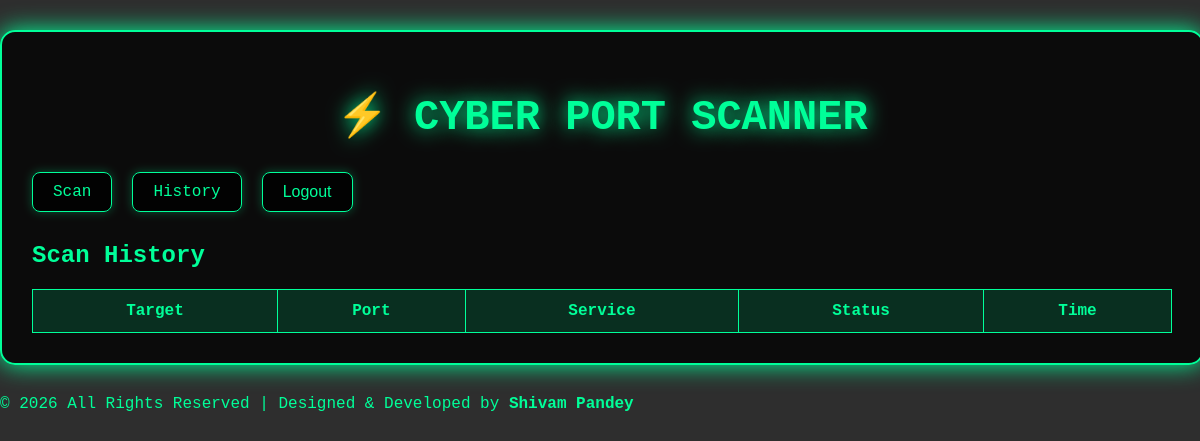
The page /history/ (signed in) on the database as committed earlier.
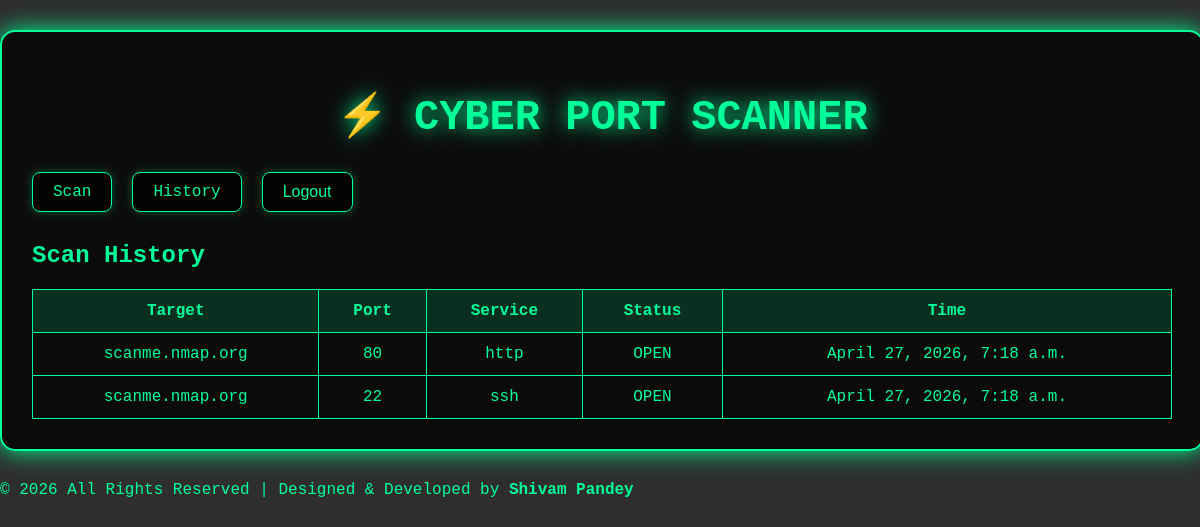
The same page on the database as committed later.
### scanner/models.py (models this page shows)
class ScanResult(models.Model):
    user = models.ForeignKey(User, on_delete=models.CASCADE)
    target = models.CharField(max_length=255)
    port = models.IntegerField()
    service = models.CharField(max_length=100)
    status = models.CharField(max_length=50)
    timestamp = models.DateTimeField(auto_now_add=True)

### scanner/views.py (the view)
# urls.py: path('history/', views.history),
@login_required
def history(request):
    scans = ScanResult.objects.filter(user=request.user).order_by('-timestamp')
    return render(request, "history.html", {"scans": scans})

### scanner/templates/history.html
{% extends "base.html" %}
{% block content %}
<h2>Scan History</h2>
<table>
<tr>
    <th>Target</th>
    <th>Port</th>
    <th>Service</th>
    <th>Status</th>
    <th>Time</th>
</tr>
{% for scan in scans %}
<tr>
    <td>{{ scan.target }}</td>
    <td>{{ scan.port }}</td>
    <td>{{ scan.service }}</td>
    <td>{{ scan.status }}</td>
    <td>{{ scan.timestamp }}</td>
</tr>
{% endfor %}
</table>
{% endblock %}

### scanner/templates/base.html (shortened to what this page needs)
{% load static %}
<!DOCTYPE html>
<html>
<head>
    <link rel="stylesheet" href="{% static 'css/style.css' %}">
</head>
<body>
<div class="terminal">
    <h1>⚡ CYBER PORT SCANNER</h1>
    <nav>
        <a href="/">Scan</a>
        <a href="/history/">History</a>
        <form method="POST" action="/logout/" style="display:inline;">
            <button type="submit">Logout</button>
        </form>
    </nav>
    {% block content %}{% endblock %}
</div>
<footer class="footer">
    <p>© 2026 All Rights Reserved | Designed & Developed by <strong>Shivam Pandey</strong></p>
</footer>
</body>
</html>

### scanner/static/css/style.css (style rules this page uses)
body { margin: 0; padding: 0; font-family: Consolas, monospace; background: url("https://images4.alphacoders.com/135/thumb-1920-1358905.png"); background-size: cover; background-position: center; background-repeat: no-repeat; background-attachment: fixed; color: #00ff99; }
body::before { content: ""; position: fixed; inset: 0; background: rgba(0, 0, 0, 0.82); z-index: -1; }
.terminal { width: 95%; margin: 30px auto; padding: 30px; border: 2px solid #00ff99; border-radius: 15px; background: rgba(0, 0, 0, 0.75); box-shadow: 0 0 25px #00ff99; }
h1 { font-size: 42px; text-align: center; color: #00ff99; text-shadow: 0 0 20px #00ff99; margin-bottom: 30px; }
nav { display: flex; gap: 20px; align-items: center; margin-bottom: 30px; }
nav a, nav button { padding: 10px 20px; border: 1px solid #00ff99; border-radius: 8px; background: rgba(0, 0, 0, 0.8); color: #00ff99; text-decoration: none; font-size: 16px; cursor: pointer; transition: 0.3s; box-shadow: 0 0 10px rgba(0, 255, 153, 0.3); }
button { padding: 14px 25px; background: transparent; border: 1px solid #00ff99; color: #00ff99; font-size: 16px; cursor: pointer; border-radius: 8px; transition: 0.3s; }
table { width: 100%; border-collapse: collapse; margin-top: 20px; }
table th, table td { border: 1px solid #00ff99; padding: 12px; text-align: center; }
table th { background: rgba(0, 255, 153, 0.15); }

Rows that differ between the two databases and show on the page:
added ScanResult: target "scanme.nmap.org", port "80", service "http", status "OPEN", timestamp "April 27, 2026, 7:18 a.m."
added ScanResult: target "scanme.nmap.org", port "22", service "ssh", status "OPEN", timestamp "April 27, 2026, 7:18 a.m."
